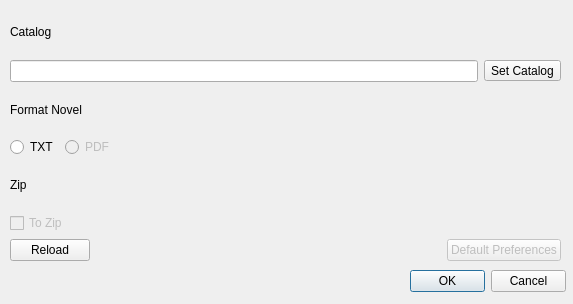
<?xml version="1.0" encoding="UTF-8"?>
<ui version="4.0">
 <class>Form</class>
 <widget class="QWidget" name="Form">
  <property name="geometry">
   <rect>
    <x>0</x>
    <y>0</y>
    <width>573</width>
    <height>304</height>
   </rect>
  </property>
  <property name="windowTitle">
   <string>Form</string>
  </property>
  <widget class="QDialogButtonBox" name="buttonBox">
   <property name="geometry">
    <rect>
     <x>410</x>
     <y>270</y>
     <width>156</width>
     <height>23</height>
    </rect>
   </property>
   <property name="standardButtons">
    <set>QDialogButtonBox::Cancel|QDialogButtonBox::Ok</set>
   </property>
  </widget>
  <widget class="QWidget" name="verticalLayoutWidget">
   <property name="geometry">
    <rect>
     <x>10</x>
     <y>10</y>
     <width>551</width>
     <height>251</height>
    </rect>
   </property>
   <layout class="QVBoxLayout" name="verticalLayout">
    <item>
     <layout class="QVBoxLayout" name="verticalLayout_2">
      <item>
       <widget class="QLabel" name="label">
        <property name="text">
         <string>Catalog</string>
        </property>
       </widget>
      </item>
     </layout>
    </item>
    <item>
     <layout class="QHBoxLayout" name="horizontalLayout">
      <item>
       <widget class="QLineEdit" name="lineEdit"/>
      </item>
      <item>
       <widget class="QToolButton" name="toolButton">
        <property name="acceptDrops">
         <bool>false</bool>
        </property>
        <property name="text">
         <string>Set Catalog</string>
        </property>
       </widget>
      </item>
     </layout>
    </item>
    <item>
     <layout class="QVBoxLayout" name="verticalLayout_3">
      <item>
       <widget class="QLabel" name="label_2">
        <property name="text">
         <string>Format Novel</string>
        </property>
       </widget>
      </item>
     </layout>
    </item>
    <item>
     <layout class="QHBoxLayout" name="horizontalLayout_2">
      <item>
       <widget class="QRadioButton" name="radioButton_gr1_TXT">
        <property name="autoFillBackground">
         <bool>true</bool>
        </property>
        <property name="text">
         <string>TXT</string>
        </property>
        <attribute name="buttonGroup">
         <string notr="true">buttonGroup</string>
        </attribute>
       </widget>
      </item>
      <item>
       <widget class="QRadioButton" name="radioButton_gr2_PDF">
        <property name="enabled">
         <bool>false</bool>
        </property>
        <property name="text">
         <string>PDF</string>
        </property>
        <attribute name="buttonGroup">
         <string notr="true">buttonGroup</string>
        </attribute>
       </widget>
      </item>
      <item>
       <spacer name="horizontalSpacer_3">
        <property name="orientation">
         <enum>Qt::Horizontal</enum>
        </property>
        <property name="sizeHint" stdset="0">
         <size>
          <width>40</width>
          <height>20</height>
         </size>
        </property>
       </spacer>
      </item>
     </layout>
    </item>
    <item>
     <layout class="QVBoxLayout" name="verticalLayout_4">
      <item>
       <widget class="QLabel" name="label_3">
        <property name="text">
         <string>Zip</string>
        </property>
       </widget>
      </item>
     </layout>
    </item>
    <item>
     <layout class="QHBoxLayout" name="horizontalLayout_3">
      <item>
       <widget class="QCheckBox" name="checkBox">
        <property name="enabled">
         <bool>false</bool>
        </property>
        <property name="text">
         <string>To Zip</string>
        </property>
       </widget>
      </item>
     </layout>
    </item>
    <item>
     <layout class="QHBoxLayout" name="horizontalLayout_4">
      <item>
       <widget class="QPushButton" name="pushButton">
        <property name="text">
         <string>Reload</string>
        </property>
       </widget>
      </item>
      <item>
       <spacer name="horizontalSpacer_2">
        <property name="orientation">
         <enum>Qt::Horizontal</enum>
        </property>
        <property name="sizeHint" stdset="0">
         <size>
          <width>40</width>
          <height>20</height>
         </size>
        </property>
       </spacer>
      </item>
      <item>
       <spacer name="horizontalSpacer">
        <property name="orientation">
         <enum>Qt::Horizontal</enum>
        </property>
        <property name="sizeHint" stdset="0">
         <size>
          <width>40</width>
          <height>20</height>
         </size>
        </property>
       </spacer>
      </item>
      <item>
       <widget class="QPushButton" name="pushButton_3">
        <property name="enabled">
         <bool>false</bool>
        </property>
        <property name="text">
         <string>Default Preferences</string>
        </property>
       </widget>
      </item>
     </layout>
    </item>
   </layout>
  </widget>
 </widget>
 <resources/>
 <connections/>
 <buttongroups>
  <buttongroup name="buttonGroup"/>
 </buttongroups>
</ui>
